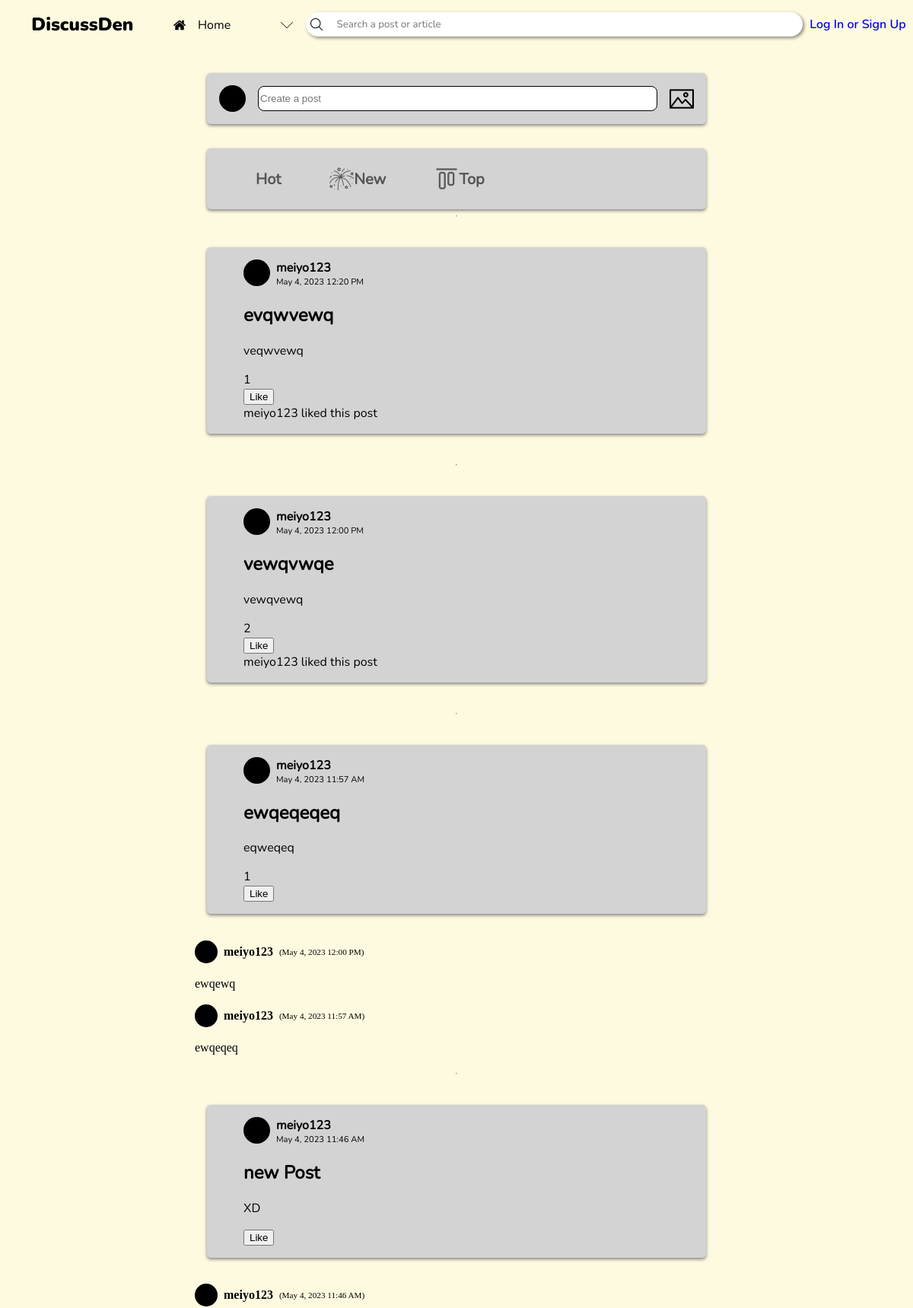
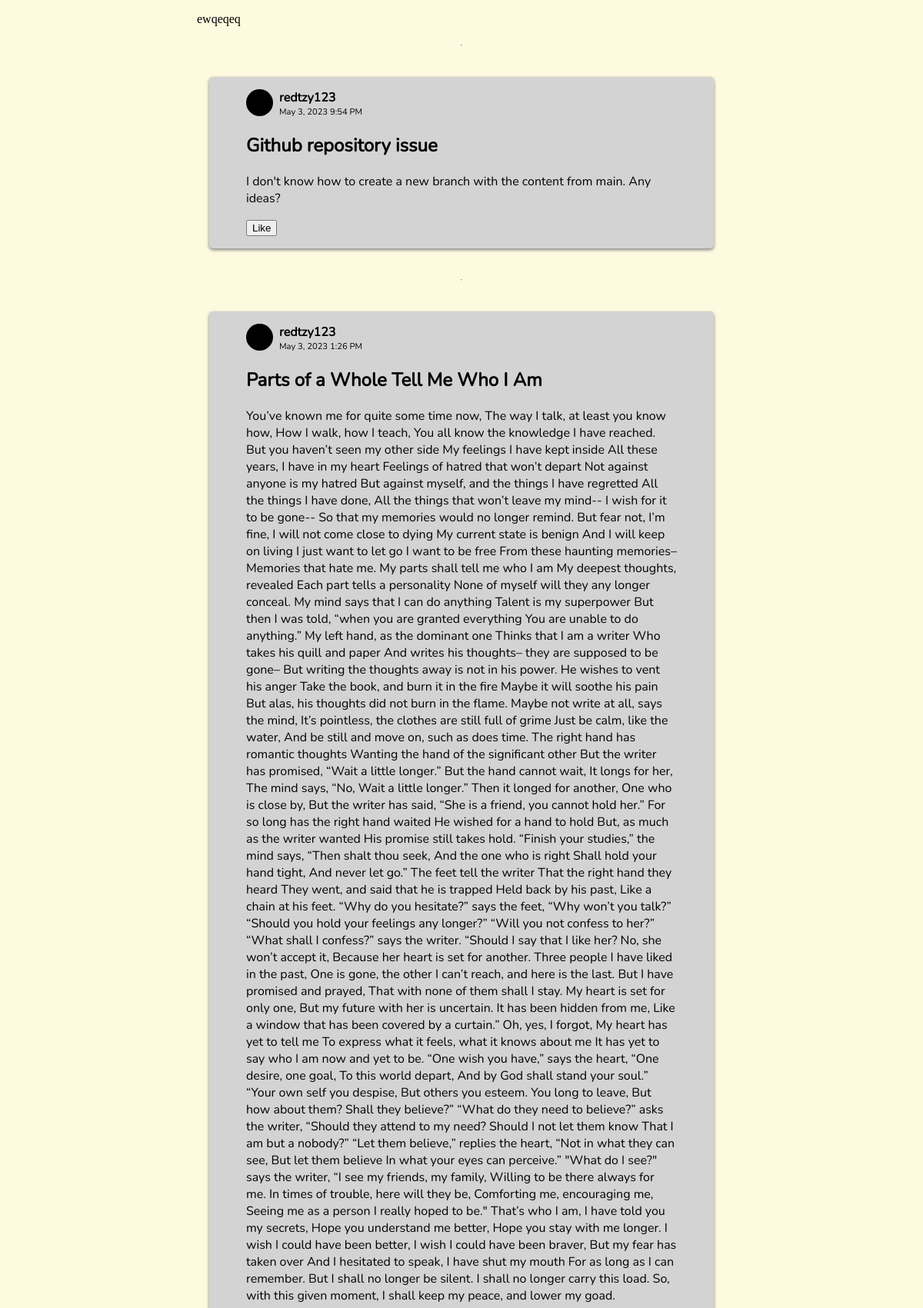
The app's page /home.php (upper part) with its own data (2 pictures, top to bottom).
### tables this page shows
CREATE TABLE posts (id INTEGER PRIMARY KEY AUTOINCREMENT NOT NULL UNIQUE, user_id TEXT REFERENCES users (user_id) NOT NULL, title TEXT NOT NULL, content TEXT NOT NULL, date);

CREATE TABLE users (user_id INTEGER PRIMARY KEY AUTOINCREMENT, username TEXT UNIQUE NOT NULL, password TEXT NOT NULL, link TEXT NOT NULL);

CREATE TABLE comments (comment_id INTEGER PRIMARY KEY AUTOINCREMENT UNIQUE NOT NULL, post_id INTEGER REFERENCES posts (id) ON DELETE NO ACTION NOT NULL, name TEXT, content TEXT NOT NULL, date);

### home.php (the view, shortened to what this page needs)
<?php
    function generateLikeText($users_who_liked, $current_user_id = null) {
        $total_likes = count($users_who_liked);
        $you_liked = false;
        $usernames = [];
        foreach ($users_who_liked as $user) {
            if ($user['user_id'] == $current_user_id) {
                $you_liked = true;
            } else {
                $usernames[] = $user['username'];
            }
        }
        if ($total_likes == 0) {
            return "";
        }
        $text = "";
        if ($you_liked) {
            $text .= "You";
            if ($total_likes > 1) {
                $text .= " and " . ($total_likes - 1) . " others";
            }
        } else {
            if ($total_likes == 1) {
                $text .= $usernames[0];
            } else if ($total_likes == 2) {
                $text .= $usernames[0] . " and " . $usernames[1];
            } else {
                $text .= $usernames[0] . " and " . ($total_likes - 1) . " others";
            }
        }
        $text .= " liked this post";
        return $text;
    }
?>
<!DOCTYPE html>
<html lang="en">
<head>
    <link rel="stylesheet" href="header.css">
    <link rel="stylesheet" href="post-boxes.css">
</head>
<body>
    <?php include "header.php"?>
    <div class="post-tab">
        <svg width=35 height=35>
            <circle cx=17.5 cy=17.5 r=17.5 fill=black/>
        </svg>
        <input type="text" placeholder="Create a post" onclick="window.location.href='create-a-post.php'">
        <img src="img/image.png" alt="" class="icon">
    </div>
    <div class="post-tab">
    <div class="group">
        <a href="#" class="reddit-button">
            <span class="txt-hot"><span>Hot</span></span>
        </a>
    </div>
    <div class="group">
        <a href="#" class="reddit-button">
            <img src="img/new.png" alt="" class="icon" />
            <span class="new"><span>New</span></span>
        </a>
    </div>
    <div class="group">
        <a href="#" class="reddit-button">
            <img src="img/top.png" alt="" class="icon" />
            <span class="top"><span>Top</span></span>
        </a>
    </div>
    </div>
    <section class="post-section">
    <?php
        $db_file = __DIR__ . '\forum_database.db';
        $db = new PDO('sqlite:' . $db_file);
        $stmt = $db -> prepare('SELECT * FROM posts');
        $stmt -> execute();
        $posts = $stmt -> fetchAll(PDO::FETCH_ASSOC);
        foreach ($posts as $post) {
            $stmt = $db->prepare('SELECT COUNT(*) as likes FROM post_likes WHERE post_id = :post_id AND is_like = 1');
            $stmt->bindParam(':post_id', $post['id'], PDO::PARAM_INT);
            $stmt->execute();
            $likes = $stmt->fetch(PDO::FETCH_ASSOC);
            $stmt = $db->prepare('SELECT users.user_id, users.username FROM post_likes INNER JOIN users ON post_likes.user_id = users.user_id WHERE post_likes.post_id = :post_id AND post_likes.is_like = 1');
            $stmt->bindParam(':post_id', $post['id'], PDO::PARAM_INT);
            $stmt->execute();
            $users_who_liked = $stmt->fetchAll(PDO::FETCH_ASSOC);
            $user_already_liked = false;
                $stmt = $db -> prepare('SELECT * FROM users WHERE user_id = :userID');
                $stmt -> bindParam(':userID', $post['user_id'], PDO::PARAM_INT);
                $stmt -> execute();
                $post_user = $stmt -> fetch(PDO::FETCH_ASSOC);
                        echo    '<div class="post-container">
                        <div class="post-user">
                            <svg width=35 height=35>
                            <circle cx=17.5 cy=17.5 r=17.5 fill=black/>
                            </svg>
                            <h4 class="username">' . $post_user['username'] . '</h4>
                            <p>' . $post['date'] . '</p>
                        </div>
                        <div class="post-content">
                            <h2>' . $post['title'] . '</h2>
                            <p>' . $post['content'] . '</p>
                        </div>
                        <div class="likes-count"' . ($likes['likes'] == 0 ? ' style="display:none;"' : '') . '>' . $likes['likes'] . '</div>
                        <form method="post" action="like-posts.php" class="like-form">
                            <input type="hidden" name="post_id" value="' . $post['id'] . '">
                            <input type="hidden" name="user_id" value="' . (isset($_SESSION['user_id']) ? $_SESSION['user_id'] : '') . '">
                            <input type="hidden" name="is_like" value="' . ($user_already_liked ? '0' : '1') . '">
                            <button type="submit" class="like-button">' . ($user_already_liked ? 'Unlike' : 'Like') . '</button>
                            <div class="like-text">' . ($likes['likes'] > 0 ? generateLikeText($users_who_liked, isset($_SESSION['user_id']) ? $_SESSION['user_id'] : null) : '') . '</div>
                        </form>
                        </div><hr>';
                $stmt = $db -> prepare('SELECT * FROM comments WHERE post_id = :post_id');
                $stmt -> bindParam(':post_id', $post['id'], PDO::PARAM_INT);
                $stmt -> execute();
                $comments = $stmt -> fetchAll(PDO::FETCH_ASSOC);
                foreach ($comments as $comment) {
                    echo    '<div class="comment-container">
                                <div>
                                    <svg width=30 height=30>
                                        <circle cx=15 cy=15 r=15 fill=black/>
                                    </svg>
                                    <h4 class="username">' . $comment['name'] . '</h4>
                                    <p>(' . $comment['date'] . ')</p>
                                </div>
                                <p>' . $comment['content'] . '</p>
                            </div>';
                }
            }
    ?>
    </section>
</body>
</html>

### header.php (shortened to what this page needs)
<header>
    <h2>DiscussDen</h2>
    <div id="tab-box" tabindex=0>
        <?php
            if ($_SERVER['PHP_SELF'] == '/CCS222-Project/home.php') {
                echo '
                <div class="tab-option" first-option tabindex=-1>
                    <img src="img/home.png" alt="" class="icon">
                    <p>Home</p>
                </div>
                <div class="tab-option" onclick="window.location.href=\'communities.php\'" tabindex=-1>
                    <img src="img/add.png" alt="" class="icon">
                    <p>Communities</p>
                </div>
                <div class="tab-option" onclick="window.location.href=\'trending.php\'" tabindex=-1>
                    <img src="img/trend.png" alt="" class="icon">
                    <p>Trending</p>
                </div>
                ';
            }
        ?>
        <img src="img/drop down.png" alt="" class="dropdown icon">
    </div>
    <form action="" method="post" id="searchbar">
        <img src="img/search.png" alt="" class="icon">
        <input name="search" type="search" placeholder="Search a post or article" autocomplete="off" tabindex=0>
    </form>
    <?php if(isset($_SESSION['username'])) {
        echo '
        <div id="user-btn" tabindex=0>
            <svg width=50 height=50>
                <circle cx=25 cy=25 r=25 fill=black />
            </svg>
            <p class="username">' . $_SESSION['username'] . '</p>
            <div class="tab-option" name="logout" tabindex=-1>
                <img src="img/add.png" alt="" class="icon">
                <p>Log out</p>
            </div>
        </div>
        ';
    } else {
        echo '<a href="login.php" tabindex=3>Log In or Sign Up</a>';
    } ?>
</header>

### header.css (style rules this page uses)
body { --dark-color-1: #283618; --dark-color-2: #606c38; --medium-color: #bc6c25; --light-color-1: #dda15e; --light-color-2: #fefae0; background-color: var(--light-color-2); margin: 0; overflow-y: overlay; }
header { height: 4rem; display: flex; justify-content: space-evenly; align-items: center; }
header h2, header p { user-select: none; }
header > h2 { font-family: nunito-black; margin: 0 2rem; }
.icon { width: 1rem; }
#tab-box { background-color: var(--light-color-2); align-self: flex-start; margin-top: 0.85rem; position: relative; display: flex; flex-direction: column; width: 11rem; border-radius: 0.5rem; max-height: 2.25rem; overflow: hidden; outline: solid 2px transparent; outline-offset: -2px; transition: 400ms cubic-bezier(0.445, 0.05, 0.55, 0.95); }
.tab-option { padding: 0.5em 0.7em; display: flex; align-items: center; }
.tab-option > img { object-fit: contain; }
.tab-option > p { margin: 0; margin-left: 1rem; font-family: nunito-reg; }
.dropdown.icon { position: absolute; right: 0.5rem; top: 0.7rem; align-self: center; }
#searchbar { display: flex; align-items: center; background-color: white; border-radius: 2rem; box-shadow: 2px 2px 4px #0007; padding: 0.4rem; width: 40rem; position: relative; isolation: isolate; }
#searchbar > input { background: none; border: none; outline: none; width: 100%; margin-left: 1rem; font-family: nunito-reg; color: black; }
a[href="login.php"] { font-family: nunito-semibold; color: blue; text-decoration: none; }

### post-boxes.css (style rules this page uses)
h4.username { margin: 0; margin-inline: 0.5rem; }
.post-tab { width: calc(100% - 36rem); background-color: lightgray; display: flex; align-items: center; margin: 2rem auto 0; padding: 1rem; border-radius: 0.3rem; box-shadow: 0 2px 4px 0 gray; font-family: nunito-reg; }
.post-tab input { flex-grow: 1; background-color: white; height: 1.8rem; margin-inline: 1rem; border-radius: 0.5rem; border: 1px solid; }
.post-tab img { width: 2rem; }
.group { margin-right: 2rem; font-style: bold; font-weight: 800; font-size: 20px; }
.reddit-button { padding: 8px 16px; border-radius: 4px; cursor: pointer; text-decoration: none; color: inherit; opacity: 0.6; transition: opacity 0.3s, border-color 0.3s; display: flex; align-items: center; }
.post-section { width: calc(100% - 30rem); display: flex; flex-direction: column-reverse; margin-inline: auto; }
.post-container { background-color: lightgray; display: flex; flex-direction: column; margin: 2rem; padding: 1rem 3rem; border-radius: 0.3rem; box-shadow: 0 2px 4px 0 gray; font-family: nunito-reg; }
.post-user { display: grid; grid-template-rows: auto auto; grid-template-columns: auto auto; width: fit-content; }
.post-user * { grid-column: 2; margin: 0; }
.post-user svg { grid-column: 1; grid-row: 1 / span 2; }
.post-user p { font-size: 0.7rem; margin-left: 0.5rem; }
.comment-container { margin-left: 1rem; }
.comment-container div { display: flex; align-items: center; }
.comment-container div p { font-size: 0.7rem; }

### records on screen
posts: user.username "redtzy123", date "May 3, 2023 1:26 PM", title "Parts of a Whole Tell Me Who I Am", content "You’ve known me for quite some time now, The way I talk, at least you know how, How I walk, how I teach, You all know the knowledge I have reached. But you haven’t seen my other side My feelings I have kept inside All these years, I have in my heart Feelings of hatred that won’t depart Not against anyone is my hatred But against myself, and the things I have regretted All the things I have done, All the things that won’t leave my mind-- I wish for it to be gone-- So that my memories would no longer remind. But fear not, I’m fine, I will not come close to dying My current state is benign And I will keep on living I just want to let go I want to be free From these haunting memories– Memories…"
posts: user.username "redtzy123", date "May 3, 2023 9:54 PM", title "Github repository issue", content "I don't know how to create a new branch with the content from main. Any ideas?", shows "Like"
comments: name "meiyo123", date "May 4, 2023 11:46 AM", content "ewqeqeq"
posts: user.username "meiyo123", date "May 4, 2023 11:46 AM", title "new Post", content "XD", shows "Like"
comments: name "meiyo123", date "May 4, 2023 11:57 AM", content "ewqeqeq"
comments: name "meiyo123", date "May 4, 2023 12:00 PM", content "ewqewq"
posts: user.username "meiyo123", date "May 4, 2023 11:57 AM", title "ewqeqeqeq", content "eqweqeq", likes "1", shows "Like"
posts: user.username "meiyo123", date "May 4, 2023 12:00 PM", title "vewqvwqe", content "vewqvewq", likes "2", shows "Like", user_id "meiyo123 liked this post"
posts: user.username "meiyo123", date "May 4, 2023 12:20 PM", title "evqwvewq", content "veqwvewq", likes "1", shows "Like", user_id "meiyo123 liked this post"
